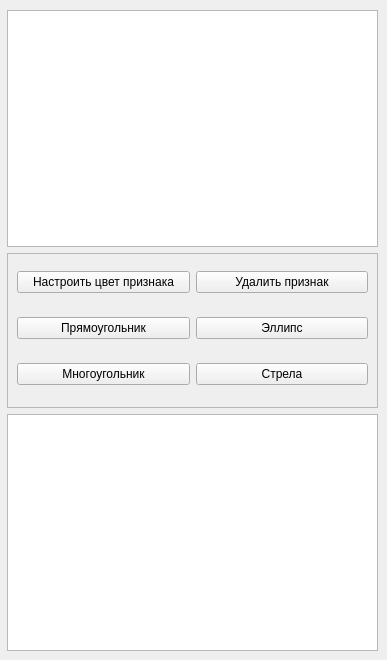
      <widget class="QWidget" name="pageMark">
       <widget class="QWidget" name="layoutWidget_6">
        <property name="geometry">
         <rect>
          <x>7</x>
          <y>10</y>
          <width>371</width>
          <height>641</height>
         </rect>
        </property>
        <layout class="QVBoxLayout" name="verticalLayoutMark">
         <item>
          <widget class="QListWidget" name="listWidget"/>
         </item>
         <item>
          <widget class="QFrame" name="frameMtools">
           <property name="enabled">
            <bool>true</bool>
           </property>
           <property name="sizePolicy">
            <sizepolicy hsizetype="Preferred" vsizetype="Fixed">
             <horstretch>0</horstretch>
             <verstretch>155</verstretch>
            </sizepolicy>
           </property>
           <property name="minimumSize">
            <size>
             <width>0</width>
             <height>155</height>
            </size>
           </property>
           <property name="maximumSize">
            <size>
             <width>16777215</width>
             <height>155</height>
            </size>
           </property>
           <property name="frameShape">
            <enum>QFrame::StyledPanel</enum>
           </property>
           <property name="frameShadow">
            <enum>QFrame::Raised</enum>
           </property>
           <widget class="QWidget" name="layoutWidget_7">
            <property name="geometry">
             <rect>
              <x>10</x>
              <y>0</y>
              <width>351</width>
              <height>151</height>
             </rect>
            </property>
            <layout class="QGridLayout" name="gridLayoutMtools">
             <item row="1" column="0">
              <widget class="QPushButton" name="toolCol">
               <property name="sizePolicy">
                <sizepolicy hsizetype="Expanding" vsizetype="Fixed">
                 <horstretch>94</horstretch>
                 <verstretch>22</verstretch>
                </sizepolicy>
               </property>
               <property name="minimumSize">
                <size>
                 <width>94</width>
                 <height>22</height>
                </size>
               </property>
               <property name="text">
                <string>Настроить цвет признака</string>
               </property>
              </widget>
             </item>
             <item row="3" column="1">
              <widget class="QPushButton" name="toolArrow">
               <property name="sizePolicy">
                <sizepolicy hsizetype="Expanding" vsizetype="Fixed">
                 <horstretch>94</horstretch>
                 <verstretch>22</verstretch>
                </sizepolicy>
               </property>
               <property name="minimumSize">
                <size>
                 <width>94</width>
                 <height>22</height>
                </size>
               </property>
               <property name="text">
                <string>Стрела</string>
               </property>
              </widget>
             </item>
             <item row="2" column="1">
              <widget class="QPushButton" name="toolEllipse">
               <property name="sizePolicy">
                <sizepolicy hsizetype="Expanding" vsizetype="Fixed">
                 <horstretch>94</horstretch>
                 <verstretch>22</verstretch>
                </sizepolicy>
               </property>
               <property name="minimumSize">
                <size>
                 <width>94</width>
                 <height>0</height>
                </size>
               </property>
               <property name="text">
                <string>Эллипс</string>
               </property>
              </widget>
             </item>
             <item row="3" column="0">
              <widget class="QPushButton" name="toolPoly">
               <property name="sizePolicy">
                <sizepolicy hsizetype="Expanding" vsizetype="Fixed">
                 <horstretch>94</horstretch>
                 <verstretch>22</verstretch>
                </sizepolicy>
               </property>
               <property name="minimumSize">
                <size>
                 <width>94</width>
                 <height>22</height>
                </size>
               </property>
               <property name="text">
                <string>Многоугольник</string>
               </property>
              </widget>
             </item>
             <item row="2" column="0">
              <widget class="QPushButton" name="toolRect">
               <property name="sizePolicy">
                <sizepolicy hsizetype="Expanding" vsizetype="Fixed">
                 <horstretch>94</horstretch>
                 <verstretch>22</verstretch>
                </sizepolicy>
               </property>
               <property name="minimumSize">
                <size>
                 <width>94</width>
                 <height>22</height>
                </size>
               </property>
               <property name="text">
                <string>Прямоугольник</string>
               </property>
              </widget>
             </item>
             <item row="1" column="1">
              <widget class="QPushButton" name="toolRem">
               <property name="sizePolicy">
                <sizepolicy hsizetype="Expanding" vsizetype="Fixed">
                 <horstretch>94</horstretch>
                 <verstretch>22</verstretch>
                </sizepolicy>
               </property>
               <property name="minimumSize">
                <size>
                 <width>94</width>
                 <height>22</height>
                </size>
               </property>
               <property name="text">
                <string>Удалить признак</string>
               </property>
              </widget>
             </item>
            </layout>
           </widget>
          </widget>
         </item>
         <item>
          <widget class="QPlainTextEdit" name="plainTextEdit"/>
         </item>
        </layout>
       </widget>
      </widget>
